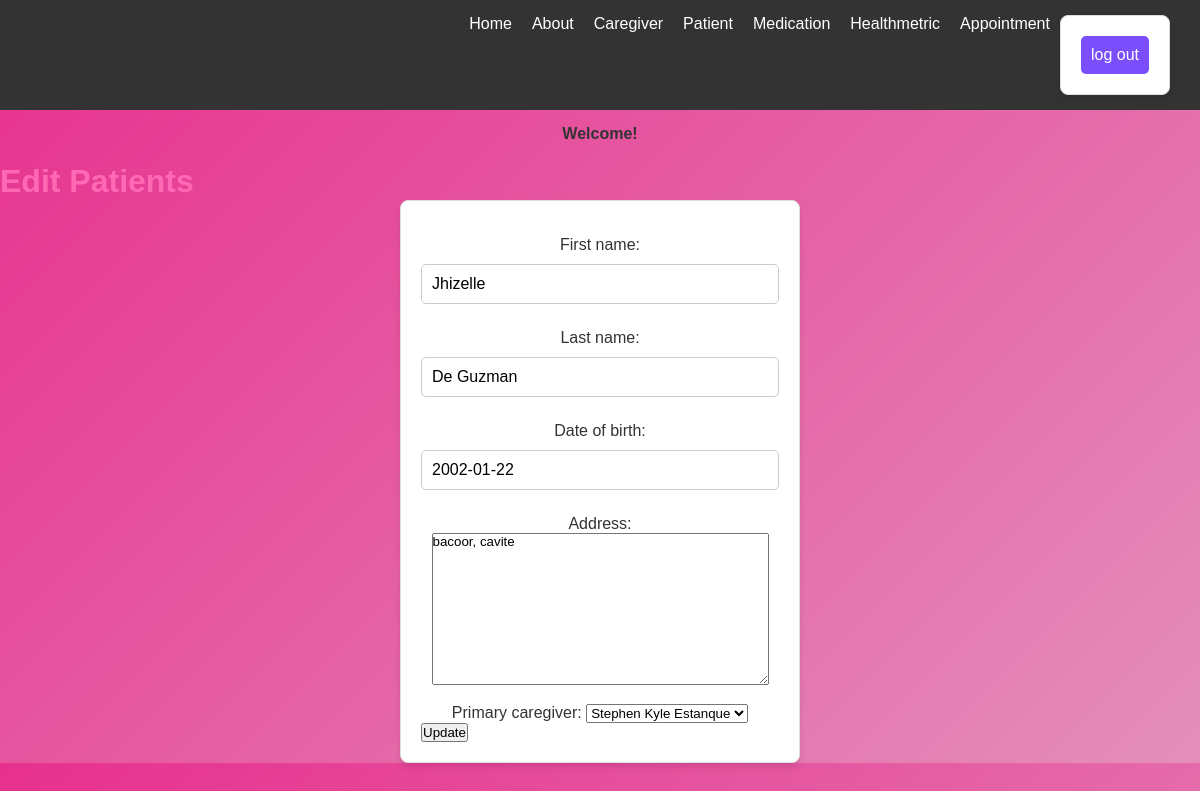
/patients/update/132/, run on the app's committed database.
### app/models.py (models this page shows, shortened)
class Patient(models.Model):
    first_name = models.CharField(max_length=100)
    last_name = models.CharField(max_length=100)
    date_of_birth = models.DateField()
    address = models.TextField(blank=True, null=True)
    primary_caregiver = models.ForeignKey(
        Caregiver,
        on_delete=models.SET_NULL,
        related_name='patients',
        null=True,
        blank=True
    )

class Caregiver(models.Model):
    first_name = models.CharField(max_length=100)
    last_name = models.CharField(max_length=100)
    email = models.EmailField(unique=True)
    phone_number = models.CharField(max_length=15, blank=True, null=True)
    def __str__(self):
        return f"{self.first_name} {self.last_name}"

### app/views.py (the view)
# urls.py: path('patients/update/<int:pk>/', PatientUpdateView.as_view(), name='patient_update'),
class PatientUpdateView(UpdateView):
    model = Patient
    fields = ['first_name', 'last_name', 'date_of_birth', 'address', 'primary_caregiver']
    template_name = 'app/patient_update.html'

### app/templates/app/patient_update.html (shortened to what this page needs)
{% extends 'app/base.html' %}
{% load static %}
{% block content %}
    <h1> Edit Patients</h1>
    <form action="{% url 'patient_update' object.pk %}" method="post">
        {{form.as_p}}
        <input type="Submit" value="Update">
    </form>
    {% endblock content %}

### static/css/base.css (style rules this page uses)
h1 { color: hotpink; }
form { max-width: 400px; margin: auto; padding: 20px; border: 1px solid #ddd; border-radius: 8px; background-color: #fff; box-shadow: 0 4px 6px rgba(0, 0, 0, 0.1); }
input[type="text"], input[type="email"], input[type="password"] { width: 100%; padding: 10px; margin: 10px 0; border: 1px solid #ccc; border-radius: 5px; font-size: 1rem; }
p { text-align: center; margin-top: 15px; font-size: 1rem; }
* { margin: 0; padding: 0; box-sizing: border-box; font-family: 'Arial', sans-serif; }
body { background: linear-gradient(135deg, #e7308e, #e48fbb); color: #333; animation: backgroundAnimation 10s infinite alternate; }

### app/templates/app/navbar.html (style rules this page uses)
* { margin: 0; padding: 0; box-sizing: border-box; }
body { font-family: Arial, sans-serif; }

### data on the page
Patient: first_name "Jhizelle", last_name "De Guzman", date_of_birth "2002-01-22", address "bacoor, cavite", primary_caregiver "Stephen Kyle Estanque"
